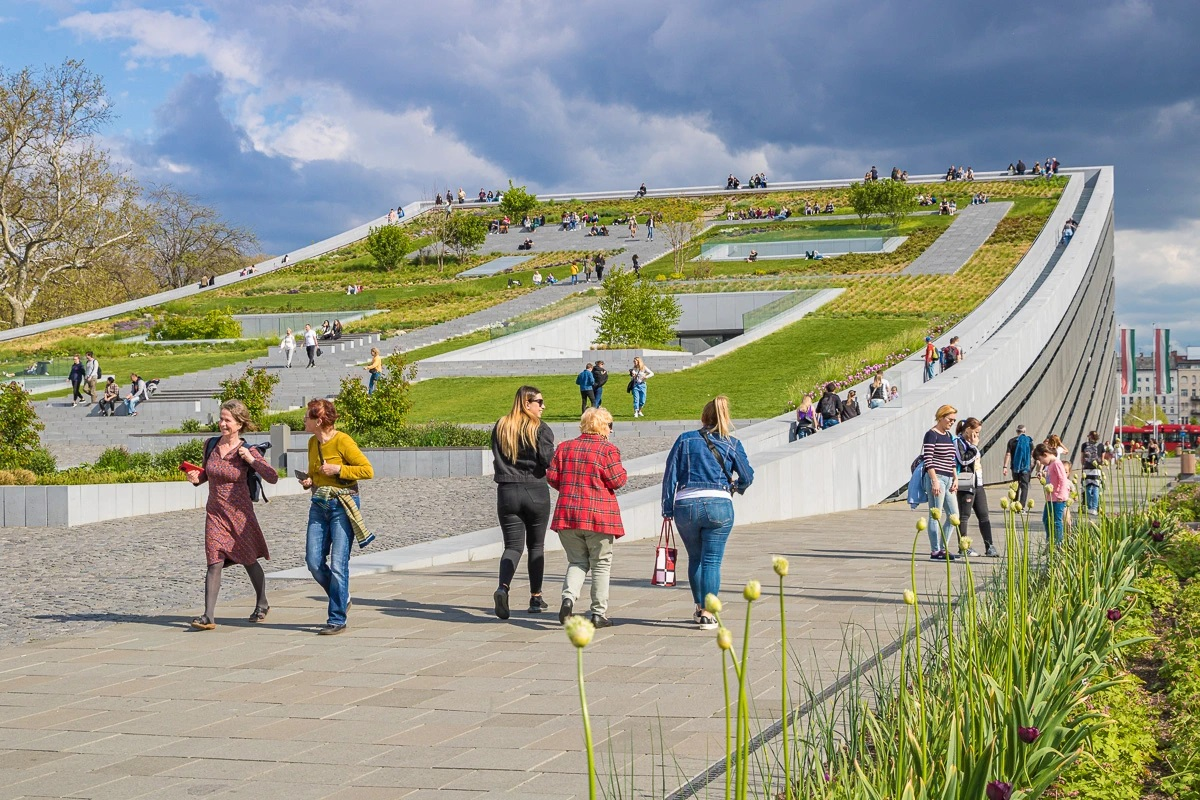
#> input picture YOLO-3-OpenCV/images/Sin-titulo.jpg, 1200 x 800 px, given in place of the camera
$ python detecting-object.py   (older library calls are emulated)
#> lines starting #> are read from the running program, lines starting #| are printed output that depends on the picture; after the words box and inside, x2 and y2 are one past the last pixel; in counts of white or black regions, pixels touching at a corner belong together
"""
Course:  Training YOLO v3 for Objects Detection with Custom Data

Section-1
Quick Win - Step 2: Simple Object Detection by thresholding with mask
File: detecting-object.py
"""

# Detecting Object with chosen Colour Mask
#
# Algorithm:
# Reading RGB image --> Converting to HSV --> Implementing Mask -->
# --> Finding Contour Points --> Extracting Rectangle Coordinates -->
# --> Drawing Bounding Box --> Putting Label
#
# Result:
# Window with Detected Object, Bounding Box and Label in Real Time


# Importing needed library
import cv2


# Defining lower bounds and upper bounds of founded Mask
min_blue, min_green, min_red = 24, 227, 69
max_blue, max_green, max_red = 175, 255, 255

# Getting version of OpenCV that is currently used
# Converting string into the list by dot as separator
# and getting first number
v = cv2.__version__.split(".")[0]

# Defining object for reading video from camera
camera = cv2.VideoCapture(0)


# Defining loop for catching frames
while True:
    # Capture frame-by-frame from camera
    _, frame_BGR = camera.read()
#> frame_BGR is the input picture: shape (800, 1200, 3); mean B, G, R 136.1, 151.4, 148.9

    # Converting current frame to HSV
    frame_HSV = cv2.cvtColor(frame_BGR, cv2.COLOR_BGR2HSV)
#> frame_HSV: shape (800, 1200, 3); mean H, S, V 55.3, 79.3, 166.8

    # Implementing Mask with founded colours from Track Bars to HSV Image
    mask = cv2.inRange(
        frame_HSV, (min_blue, min_green, min_red), (max_blue, max_green, max_red)
    )
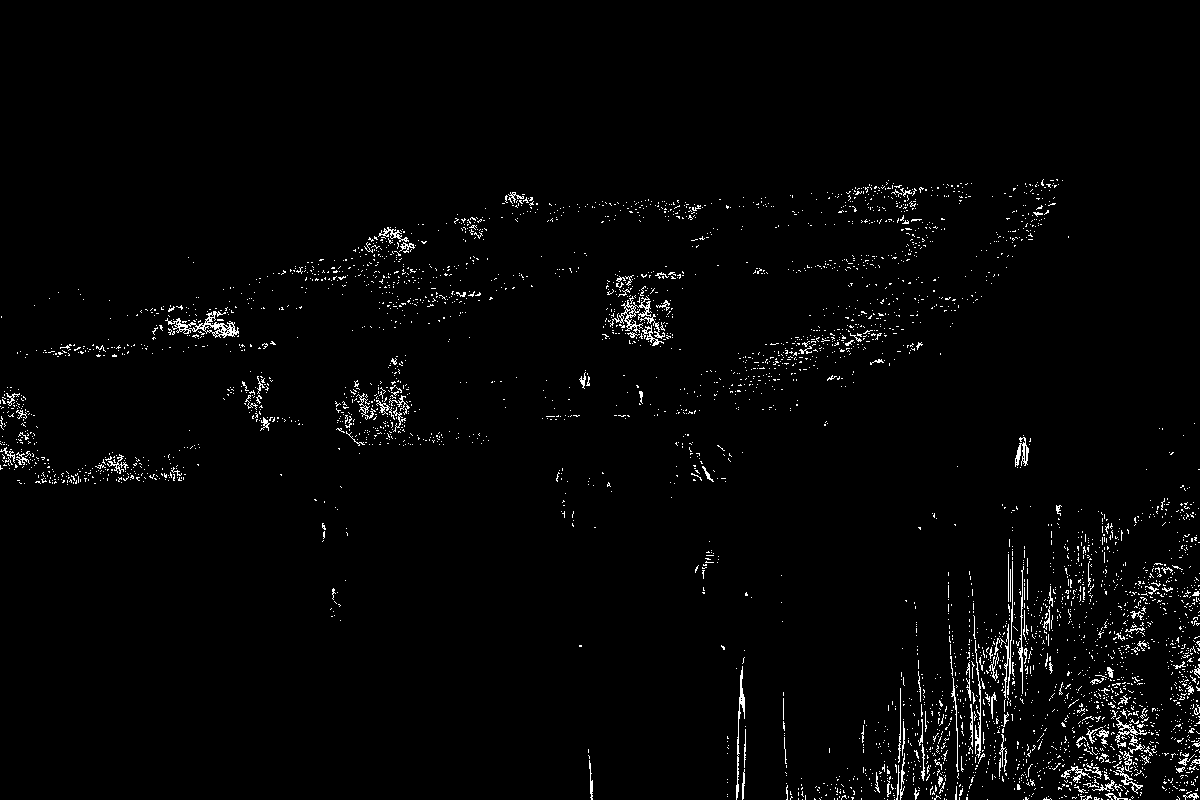
#> mask: shape (800, 1200); 2% white in thin lines or dots, all inside (x1, y1, x2, y2) = (0, 179, 1200, 800)

    # Showing current frame with implemented Mask
    # Giving name to the window with Mask
    # And specifying that window is resizable
    cv2.namedWindow("Binary frame with Mask", cv2.WINDOW_NORMAL)
    cv2.imshow("Binary frame with Mask", mask)

    # Finding Contours
    # Pay attention!
    # Different versions of OpenCV returns different number of parameters
    # when using function cv2.findContours()

    # In OpenCV version 3 function cv2.findContours() returns three parameters:
    # modified image, found Contours and hierarchy
    # All found Contours from current frame are stored in the list
    # Each individual Contour is a Numpy array of(x, y) coordinates
    # of the boundary points of the Object
    # We are interested only in Contours

    # Checking if OpenCV version 3 is used
    if v == "3":
        _, contours, _ = cv2.findContours(mask, cv2.RETR_TREE, cv2.CHAIN_APPROX_NONE)

    # In OpenCV version 4 function cv2.findContours() returns two parameters:
    # found Contours and hierarchy
    # All found Contours from current frame are stored in the list
    # Each individual Contour is a Numpy array of(x, y) coordinates
    # of the boundary points of the Object
    # We are interested only in Contours

    # Checking if OpenCV version 4 is used
    else:
        contours, _ = cv2.findContours(mask, cv2.RETR_TREE, cv2.CHAIN_APPROX_NONE)
#> contours = 4218 contours, 4162 with area under 20; largest, box (x1, y1, x2, y2) and area: (165, 311, 239, 338) 578, (610, 296, 652, 333) 248, (736, 666, 745, 800) 154, (1015, 437, 1029, 467) 152, (1115, 715, 1147, 743) 104

    # Finding the biggest Contour by sorting from biggest to smallest
    contours = sorted(contours, key=cv2.contourArea, reverse=True)

    # Extracting Coordinates of the biggest Contour if any was found
    if contours:
        # Getting rectangle coordinates and spatial size from biggest Contour
        # Function cv2.boundingRect() is used to get an approximate rectangle
        # around the region of interest in the binary image after Contour was found
        (x_min, y_min, box_width, box_height) = cv2.boundingRect(contours[0])
#> x_min = 165; y_min = 311; box_width = 74; box_height = 27

        # Drawing Bounding Box on the current BGR frame
        cv2.rectangle(
            frame_BGR,
            (x_min - 15, y_min - 15),
            (x_min + box_width + 15, y_min + box_height + 15),
            (0, 255, 0),
            3,
        )

        # Preparing text for the Label
        label = "Detected Object"

        # Putting text with Label on the current BGR frame
        cv2.putText(
            frame_BGR,
            label,
            (x_min - 5, y_min - 25),
            cv2.FONT_HERSHEY_SIMPLEX,
            1.0,
            (0, 255, 0),
            2,
        )
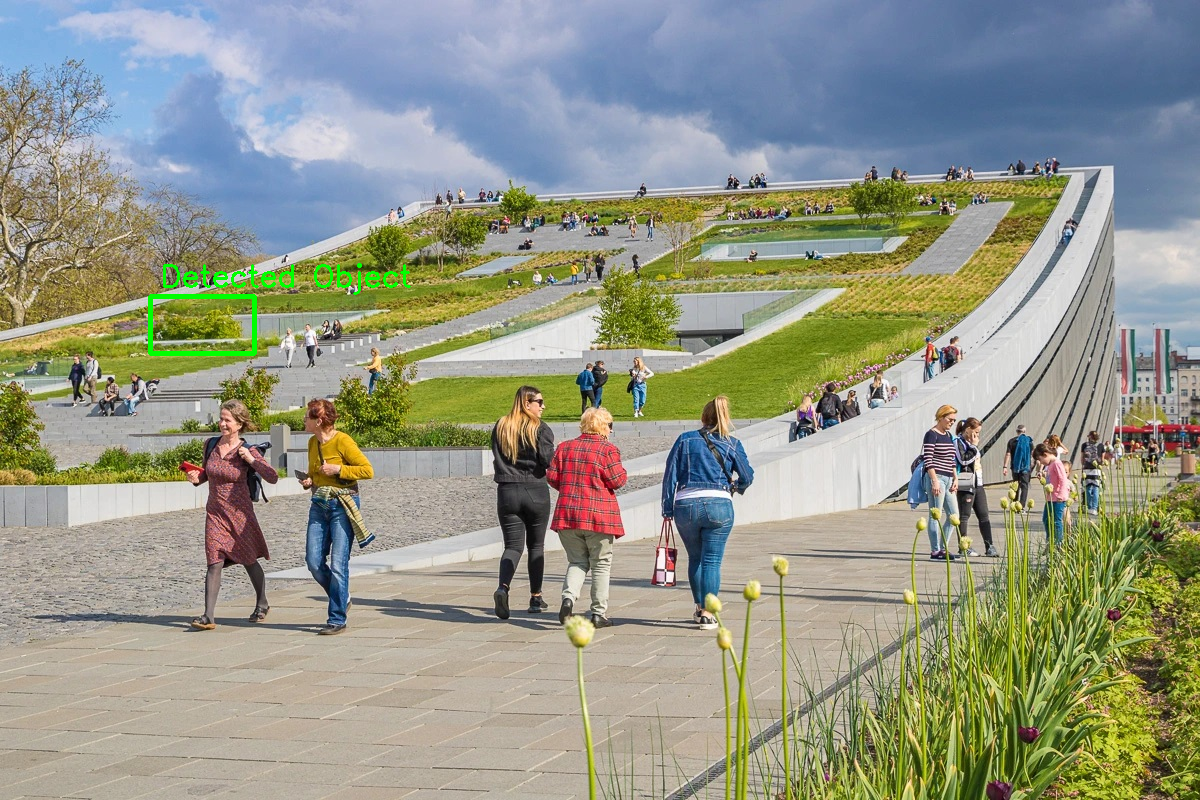
#> frame_BGR: shape (800, 1200, 3); mean B, G, R 135.8, 151.8, 148.4

    # Showing current BGR frame with Detected Object
    # Giving name to the window with Detected Object
    # And specifying that window is resizable
    cv2.namedWindow("Detected Object", cv2.WINDOW_NORMAL)
    cv2.imshow("Detected Object", frame_BGR)

    # Breaking the loop if 'q' is pressed
    if cv2.waitKey(1) & 0xFF == ord("q"):
#> (key q is pressed here)
        break


# Destroying all opened windows
cv2.destroyAllWindows()


"""
Some comments

With OpenCV function cv2.findContours() we find
contours of white object from black background.

There are three arguments in cv.findContours() function,
first one is source image, second is contour retrieval mode,
third is contour approximation method.


In OpenCV version 3 three parameters are returned:
modified image, the contours and hierarchy.
Further reading about Contours in OpenCV v3:
https://docs.opencv.org/3.4/d4/d73/tutorial_py_contours_begin.html


In OpenCV version 4 two parameters are returned:
the contours and hierarchy.
Further reading about Contours in OpenCV v4:
https://docs.opencv.org/4.0.0/d4/d73/tutorial_py_contours_begin.html


Contours is a Python list of all the contours in the image.
Each individual contour is a Numpy array of (x,y) coordinates
of boundary points of the object.

Contours can be explained simply as a curve joining all the
continuous points (along the boundary), having same colour or intensity.
"""
